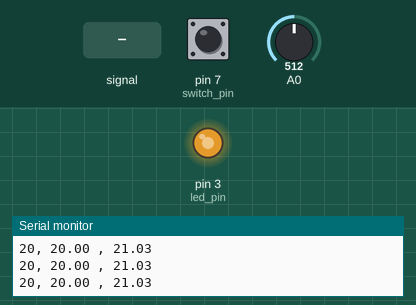
This sketch was run on a simulated Arduino Uno, built with avr-gcc and run on an emulated ATmega328P. Parts: output pins drawn as LEDs (lit = HIGH), the last lines printed to the serial monitor. The inputs (shaded band) are chosen by the test bench; at power-on: A0 = 512, pin 7 (switch_pin) LOW.

Above: at 4.2 s.
4.3 s: A0 fed a 200 Hz sine of ±81 counts around its level
6.1 s: A0 set to 1023
At 7.6 s:
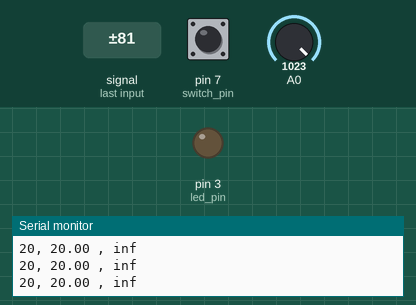
8.0 s: A0 set to 306
At 9.1 s:
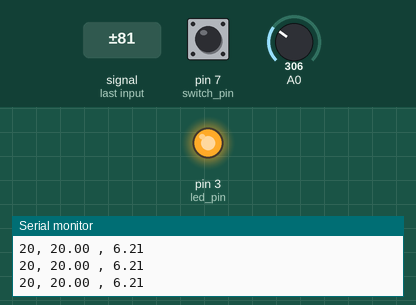
9.6 s: A0 set to 511
At 11.55 s:
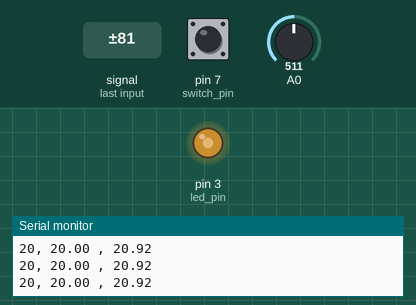
12.6 s: pin 7 (switch_pin) pulled HIGH for 0.15 s
Timing chart, 0 to 15.3 s (numbered marks = the images above; inputs shaded):
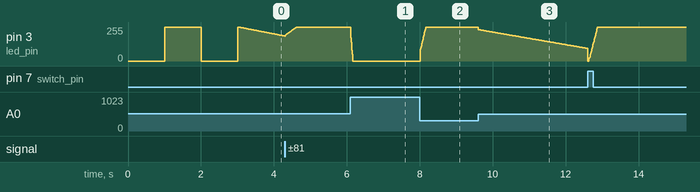

The sketch:

main.ino
```cpp
#include "controller.h"

//Include lybrary's for interrupts
#include <avr/io.h>
#include <avr/interrupt.h>

//timer 0 messes with delay(), mills(), etc
//timer 1 is used for the sampling period
//Use in timer 2.
const byte mask = B11111000;
int prescale_pwm = 1;
volatile bool flag_timer = false;

//CONTROLLER cont(-0.7, 1.9252, true, true, true, true, true);

CONTROLLER cont;

//------Interrupt used to generate 100Hz sample frequency-------
//---- We chosed timer 1 because this have 16 bits!
void Active_InterruptSample() {

  cli(); //stop interrupts
  TCCR1A = 0;// clear register
  TCCR1B = 0;// clear register
  TCNT1 = 0;//reset counter

  //when the counter hits the value 20000, it resets and the interrupt is called.
  //We have reached the value through the account: OCR1A= 16E6/(prescale*100) [100 is the desired value to the frequency]
  OCR1A = 20000; //must be <65536
  //=16*10^6/(100*8) , 8= prescale!

  TCCR1B |= (1 << WGM12); //CTC On

  //-------------------------
  // Set prescaler for 8. This way, and with OCR1A with 20000 is possible to get 100HZ
  //With prescale=8 we can have the integer counts number [ONLY WITH 16 bits- timer 1]
  //-------------------------
  TCCR1B &= ~(1 << CS12);
  TCCR1B |= (1 << CS11);
  TCCR1B &= ~(1 << CS10);
  //-------------------------

  // enable timer compare interrupt
  TIMSK1 |= (1 << OCIE1A);
  sei(); //allow interrupts
}

//the interrupt has to be as small as possible
//and we have to ensure that the loop control has to have less than 10 ms
ISR(TIMER1_COMPA_vect) {
  flag_timer = true; //notify main loop
}


void setup() {
  Serial.begin(2000000);

  cont.initialize(-0.7, 1.9252, true, true, true, true, true);

  TCCR2B = (TCCR2B & mask) | prescale_pwm;

  cont.feedforward_init();

  cont.environment_init(UNOCCUPIED);

  Active_InterruptSample();
}

void loop() {

  cont.get_flags();
  cont.check_switch();

  //Serial.println("EU VIM AQUI");

  //only when the interrupt is finished
  // the control has more or less 2/3 ms (we print the time to ensure this important thing)
  if (flag_timer) {

    cont.general();

    flag_timer = false;
  }
}
```

controller.cpp
```cpp
#include "controller.h"

using namespace std;

CONTROLLER::CONTROLLER() {
  //Analog output pin that the LED is attached to
  int led_pin = 0;

  //LDR paramethers
  float m = 0;
  float b = 0;
  //R1 em KOhm
  int R1 = 0;

  //switch button control variables
  int switch_pin = 0;
  int prev_switch_value = 0;
  long switch_debounce = 0;
  long prev_switch_time = 0;

  int desired_lux = 0;

  //to check the system with differents actions
  bool ffw_flag = 0;
  bool feedback_flag = 0;
  bool windup_flag = 0;
  bool filter_flag = 0;
  bool deadzone_flag = 0;

  float y = 0;

  //Variables of the feedforward
  float ext_perturb = 0;
  int lux_max = 0;
  float G0 = 0;
  float pwm_ffw = 0;

  //Variables of the simulator
  unsigned long t0 = 0;
  float tau = 0;
  float vi = 0;
  float vf = 0;

  //Variables of the PI
  float error = 0;
  float old_error = 0;
  float i = 0;
  float old_i = 0;
  float windup_error = 0;
  float windup_gain = 0;

  float last_led = 0;
}

void CONTROLLER::initialize(float _m, float _b, bool _ffw_flag, bool _feedback_flag, bool _windup_flag, bool _filter_flag, bool _deadzone_flag) {
  //Analog output pin that the LED is attached to
  led_pin = 3;

  //LDR paramethers
  m = _m;
  b = _b;
  //R1 em KOhm
  R1 = 10;

  //switch button control variables
  switch_pin = 7;
  prev_switch_value = LOW;
  switch_debounce = 400;
  prev_switch_time = 0;

  desired_lux = UNOCCUPIED;

  //to check the system with differents actions
  ffw_flag = _ffw_flag;
  feedback_flag = _feedback_flag;
  windup_flag = _windup_flag;
  filter_flag = _filter_flag;
  deadzone_flag = _deadzone_flag;

  y = 0;

  //Variables of the feedforward
  ext_perturb = 0;
  lux_max = 0;
  G0 = 0;
  pwm_ffw = 0;

  //Variables of the simulator
  t0 = 0;
  tau = 0;
  vi = 0;
  vf = 0;

  //Variables of the PI
  error = 0;
  old_error = 0;
  i = 0;
  old_i = 0;
  windup_error = 0;
  windup_gain = 1;

  last_led = 0;
}

//check occupation state through a button switch
int CONTROLLER::check_switch() {
  int switch_value = digitalRead(switch_pin);

  if (switch_value == HIGH && prev_switch_value == LOW && (switch_debounce + prev_switch_time) < millis()) {

    vi = y;
    if (desired_lux == OCCUPIED) {
      desired_lux = UNOCCUPIED;
      if (vi > vf) //to avoid flickering due to simulator function
        vi = vf;
    } else {
      desired_lux = OCCUPIED;
      if (vi < vf) //to avoid flickering due to simulator function
        vi = vf;
    }

    environment_init(desired_lux);

    prev_switch_time = millis();
    prev_switch_value = switch_value;
    return 1;
  }
  else
    return 0;
}

//read from the serial desired flags states to (de)activate functionalities
void CONTROLLER::get_flags() {
  char inputChar;
  String flag = "";

  //read desired iluminance from the serial
  while (Serial.available() > 0) {
    inputChar = Serial.read();

    if (inputChar != '\n')
      flag += inputChar;
    else
      update_flag(flag);
  }
}

//update desired flags states
void CONTROLLER::update_flag(String flag) {
  char *aux_str = flag.c_str();
  char str[50];

  sscanf(aux_str, "%s", str);

  if (!strcmp(str, "antiwindup_off")) {
    windup_flag = false;
    windup_error = 0;
  } else if (!strcmp(str, "antiwindup_on")) {
    windup_flag = true;
  } else if (!strcmp(str, "ffw_on")) {
    ffw_flag = true;
  } else if (!strcmp(str, "ffw_off")) {
    ffw_flag = false;
  } else if (!strcmp(str, "deadzone_off")) {
    deadzone_flag = false;
  } else if (!strcmp(str, "deadzone_on")) {
    deadzone_flag = true;
  } else if (!strcmp(str, "filter_on")) {
    filter_flag = true;
  } else if (!strcmp(str, "filter_off")) {
    filter_flag = false;
  } else if (!strcmp(str, "feedback_on")) {
    feedback_flag = true;
  } else if (!strcmp(str, "feedback_off")) {
    feedback_flag = false;
  }

  memset(str, 0, 20);
}

//convert ADC value to Lux units
float CONTROLLER::convert_ADC_to_Lux(float Vi_value)  {
  float R2_1LUX = pow(10, b);
  float V_volt = Vi_value * VCC / 1023.0;
  float R2 = ( (VCC / V_volt) - 1 ) * R1;

  return pow( R2 / R2_1LUX, 1 / m);
}

//convert Lux value to Volt units
float CONTROLLER::convert_Lux_to_Volt(float lux) {
  float aux = (float) m * log10(lux) + b;
  float R2 = (float) pow(10, aux);

  return (float) 5 * R1 / (R1 + R2);
}

//Low-Pass filter. Used to decrease noise
//We checked before it is possible to get this number of samples because we have a limited time, because of the interrupt
float CONTROLLER::LPfilter(int pin) {
  y = 0;
  for (int i = 0; i < FILTER_SAMPLES; i++) {
    y += analogRead(pin);
    delayMicroseconds(1);
  }
  return y / FILTER_SAMPLES;
}

void CONTROLLER::print_actual_state() {
  Serial.print(desired_lux);
  Serial.print(", ");
  Serial.print(convert_ADC_to_Lux(simulator() * (1023.0 / 5)));
  Serial.print(" , ");
  Serial.println(convert_ADC_to_Lux(y));
}

void CONTROLLER::feedforward_init() {
  analogWrite(led_pin, 0);
  delay(1000);
  ext_perturb = analogRead(A0);

  vi = ext_perturb * VCC / (1023.0);

  ext_perturb = convert_ADC_to_Lux(ext_perturb);

  analogWrite(led_pin, 255);
  delay(1000);
  lux_max = analogRead(A0);
  lux_max = convert_ADC_to_Lux(lux_max);
  G0 = (lux_max - ext_perturb) / ((float)255);

  analogWrite(led_pin, 0);
  delay(1000);
}

//returns feedforward input in pwm
float CONTROLLER::ffw_func(int desired_lux) {
  return (desired_lux - ext_perturb) / (G0);
}

void CONTROLLER::environment_init(int desired_lux) {
  if (ffw_flag)
    pwm_ffw = ffw_func(desired_lux);
  else
    pwm_ffw = 0.0;

  //--- It is extremely important to refere that achieving tau, we did an experimental function (time/tau in function of desired lux)
  getTau(desired_lux);
  vf = convert_Lux_to_Volt(desired_lux);
  t0 = micros();
}

//--- It is extremely important to refere that o achieve tau, we did a experimental function (time/tau in function of desired lux)
void CONTROLLER::getTau(int desired_lux) {
  if (desired_lux > lux_max)
    desired_lux = lux_max;

  tau = ( 1000 * ((float)( (float)0.0018 * pow(desired_lux, 2) - (float)(0.3715 * desired_lux) + 36.6262 )) );
}

//gets reference to be compared with y_out
float CONTROLLER::simulator() {
  unsigned long dif_time = (micros() - t0);

  //solution of 1st order differetial equation
  return ( (float)( vf - (vf - vi) * pow(2.71828, (signed long)((signed long)(dif_time * -1) / (signed long)tau) ) ) );
}

float CONTROLLER::PI_func() {
  //In order to get the best Kp and Ki, we did Ziegler-Nichols Method to have a reference, and then we adjusted empirically.
  //We tried to have a smooth response (without overshoot)and that stabilizes to desired value as fast as possible
  int Kp = 25;
  int Ki = 50;
  float K2 = Kp * Ki / (2 * 100);

  if (deadzone_flag)
    error = deadzone(PIerror(), -0.00005, 0.001);
  else
    error = PIerror();

  float p = Kp * (error);
  i = old_i + K2 * (error + old_error) + windup_gain * windup_error;

  float u = 0;
  if (ffw_flag)
    u += pwm_ffw;
  if (feedback_flag)
    u += i + p;

  if (windup_flag)
    antiWindup(u);

  return  u;
}

float CONTROLLER::PIerror() {
  return simulator() - y;
}

float CONTROLLER::deadzone(float _error, float err_min, float err_max) {
  if (_error < err_min)
    return _error - err_min;

  else if (_error > err_max)
    return _error - err_max;

  else
    return 0;
}

//it is important to note that pwmOut is u=i+p+pwm_ffw! we might to do this in different way: send to this function only u=i+p and shift de limits to 255- pwm ffw
//the resulting errorWUp will be sum (multiplied by one gain) to the i_out in next iteration
void CONTROLLER::antiWindup(float pwm_out ) {
  if (pwm_out > 255) {
    windup_error = 255 - pwm_out;
  }
  else if (pwm_out < 0) {
    windup_error = 0 - pwm_out;
  }
  else
    windup_error = 0;
}

void CONTROLLER::writeLED(float pwm) {
  //avoid flickering due to known spontaneous flaws from the controller
  if (error < 0 && pwm > last_led || error > 0 && pwm < last_led)
    pwm = last_led;

  //prevent saturation
  if (pwm > 255)
    pwm = 255;
  else if (pwm < 0)
    pwm = 0;

  analogWrite(led_pin, pwm);
  last_led = pwm;
}

void CONTROLLER::general() {
  if (filter_flag)
    y = LPfilter(A0);
  else
    y = analogRead(A0);

  print_actual_state();

  y = y * VCC / (1023.0);

  float controller_output = PI_func();
  writeLED(controller_output);

  old_i = i;
  old_error = error;
}
```

controller.h
```cpp
#ifndef CONTROLLER_H
#define CONTROLLER_H

#include "Arduino.h"
#include <stdlib.h>
#include <stdio.h>

#define OCCUPIED 60
#define UNOCCUPIED 20
#define FILTER_SAMPLES 20
#define VCC 5

class CONTROLLER
{
  private:

    //Analog output pin that the LED is attached to
    int led_pin = 11;

    //LDR paramethers
    float m;
    float b;
    //R1 em KOhm
    int R1 = 10;

    //switch button control variables
    int switch_pin = 7;
    int prev_switch_value;
    long switch_debounce;
    long prev_switch_time;

    bool ffw_flag;
    bool feedback_flag;
    bool windup_flag;
    bool filter_flag;
    bool deadzone_flag;

    int desired_lux;

    float y;

    //Variables of the feedforward
    float ext_perturb;
    int lux_max;
    float G0;
    float pwm_ffw;

    //Variables of the simulator
    unsigned long t0;
    float tau;
    float vi;
    float vf;

    //Variables of the PI
    float error;
    float old_error;
    float i;
    float old_i;
    float windup_error;
    float windup_gain;

    float last_led;

  public:

    CONTROLLER();

    void initialize(float _m, float _b, bool _ffw_flag, bool _feedback_flag, bool _windup_flag, bool _filter_flag, bool _deadzone_flag);

    int check_switch();
    void get_flags();
    void update_flag(String flag);
    float convert_ADC_to_Lux(float Vi_value);
    float convert_Lux_to_Volt(float lux);
    float LPfilter(int pin);
    void print_actual_state();

    void feedforward_init();
    float ffw_func(int desired_lux);
    void environment_init(int desired_lux);
    void getTau(int desired_lux);
    float simulator();
    float PI_func();
    float PIerror();
    float deadzone(float _error, float err_min, float err_max);
    void antiWindup(float pwm_out );
    void writeLED(float pwm);
    void general();

};


#endif //CONTROLLER_H
```

Measured:
- after the input at 6.1 s, pin 3 (led_pin): 255/255 → 0/255 at once
- after the input at 8.0 s, pin 3 (led_pin): moves from 0/255 to 255/255 over 0.16 s, starting at once
- after the input at 9.6 s, pin 3 (led_pin): moves from 255/255 to 94/255 over 3.0 s, starting at once
